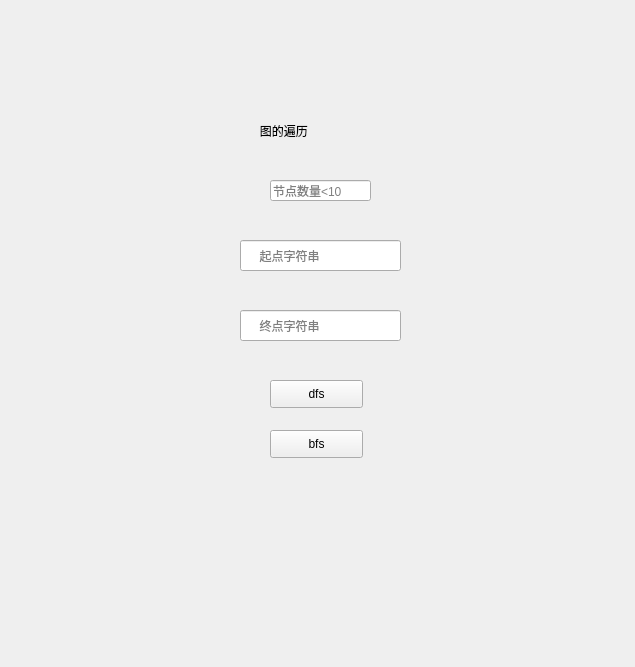
<?xml version="1.0" encoding="UTF-8"?>
<ui version="4.0">
 <class>MainWindow</class>
 <widget class="QMainWindow" name="MainWindow">
  <property name="enabled">
   <bool>true</bool>
  </property>
  <property name="geometry">
   <rect>
    <x>0</x>
    <y>0</y>
    <width>635</width>
    <height>667</height>
   </rect>
  </property>
  <property name="minimumSize">
   <size>
    <width>635</width>
    <height>667</height>
   </size>
  </property>
  <property name="maximumSize">
   <size>
    <width>635</width>
    <height>667</height>
   </size>
  </property>
  <property name="windowTitle">
   <string>MainWindow</string>
  </property>
  <property name="styleSheet">
   <string notr="true">#MainWindow{
border-image: url(:/new/prefix1/picture/mainback.jpg);
}</string>
  </property>
  <widget class="QWidget" name="centralwidget">
   <widget class="QLineEdit" name="lineEdit">
    <property name="geometry">
     <rect>
      <x>270</x>
      <y>180</y>
      <width>101</width>
      <height>21</height>
     </rect>
    </property>
    <property name="toolTip">
     <string>&lt;html&gt;&lt;head/&gt;&lt;body&gt;&lt;p&gt;&lt;br/&gt;&lt;/p&gt;&lt;/body&gt;&lt;/html&gt;</string>
    </property>
    <property name="styleSheet">
     <string notr="true"/>
    </property>
    <property name="text">
     <string/>
    </property>
    <property name="placeholderText">
     <string>节点数量&lt;10</string>
    </property>
   </widget>
   <widget class="QLineEdit" name="lineEdit_2">
    <property name="geometry">
     <rect>
      <x>240</x>
      <y>240</y>
      <width>161</width>
      <height>31</height>
     </rect>
    </property>
    <property name="styleSheet">
     <string notr="true"/>
    </property>
    <property name="text">
     <string/>
    </property>
    <property name="placeholderText">
     <string>     起点字符串</string>
    </property>
   </widget>
   <widget class="QLineEdit" name="lineEdit_3">
    <property name="geometry">
     <rect>
      <x>240</x>
      <y>310</y>
      <width>161</width>
      <height>31</height>
     </rect>
    </property>
    <property name="styleSheet">
     <string notr="true"/>
    </property>
    <property name="text">
     <string/>
    </property>
    <property name="placeholderText">
     <string>     终点字符串</string>
    </property>
   </widget>
   <widget class="QLabel" name="label">
    <property name="geometry">
     <rect>
      <x>240</x>
      <y>110</y>
      <width>151</width>
      <height>41</height>
     </rect>
    </property>
    <property name="styleSheet">
     <string notr="true">background-image: url(:/new/prefix1/picture/1.jpg);</string>
    </property>
    <property name="text">
     <string>      图的遍历</string>
    </property>
   </widget>
   <widget class="QPushButton" name="pushButton">
    <property name="geometry">
     <rect>
      <x>270</x>
      <y>380</y>
      <width>93</width>
      <height>28</height>
     </rect>
    </property>
    <property name="styleSheet">
     <string notr="true"/>
    </property>
    <property name="text">
     <string>dfs</string>
    </property>
   </widget>
   <widget class="QPushButton" name="pushButton_2">
    <property name="geometry">
     <rect>
      <x>270</x>
      <y>430</y>
      <width>93</width>
      <height>28</height>
     </rect>
    </property>
    <property name="styleSheet">
     <string notr="true"/>
    </property>
    <property name="text">
     <string>bfs</string>
    </property>
   </widget>
   <widget class="QLabel" name="label_2">
    <property name="geometry">
     <rect>
      <x>400</x>
      <y>340</y>
      <width>231</width>
      <height>221</height>
     </rect>
    </property>
    <property name="styleSheet">
     <string notr="true"/>
    </property>
    <property name="text">
     <string/>
    </property>
   </widget>
   <zorder>lineEdit</zorder>
   <zorder>lineEdit_2</zorder>
   <zorder>lineEdit_3</zorder>
   <zorder>pushButton</zorder>
   <zorder>pushButton_2</zorder>
   <zorder>label</zorder>
   <zorder>label_2</zorder>
  </widget>
  <widget class="QMenuBar" name="menubar">
   <property name="geometry">
    <rect>
     <x>0</x>
     <y>0</y>
     <width>635</width>
     <height>26</height>
    </rect>
   </property>
  </widget>
 </widget>
 <resources/>
 <connections/>
</ui>
